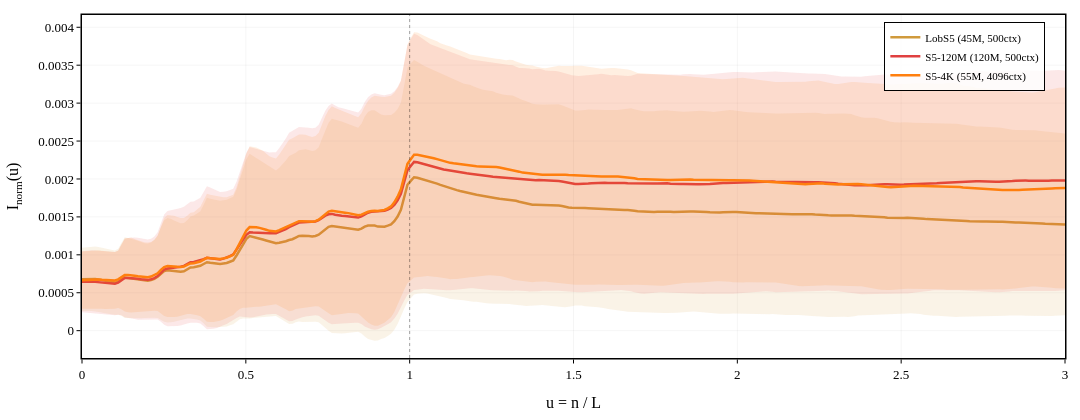

Notebook cell for this chart:
### Code cell
# -- Figure: S5 Variant Master Curves Overlay --

s5_labels = [l for l in R if l in MODEL_META]
fig = go.Figure()

u_max_s5 = []
for label in s5_labels:
    for f, c in R[label]['curves'].items():
        u_max_s5.append(c['u_grid'][-1])
U_PLOT_S5 = min(3.0, np.percentile(u_max_s5, 10)) if u_max_s5 else 3.0
u_common = np.linspace(0, U_PLOT_S5, 300)

for label in s5_labels:
    r = R[label]
    interps = []
    for f, c in r['curves'].items():
        if c['u_grid'][-1] >= U_PLOT_S5:
            interps.append(np.interp(u_common, c['u_grid'], c['combined_mean']))
    if not interps:
        continue
    avg = np.mean(interps, axis=0)
    std = np.std(interps, axis=0)
    color = SCENARIOS[label]['color']
    rc, gc_, bc = int(color[1:3],16), int(color[3:5],16), int(color[5:7],16)
    fill_rgba = f'rgba({rc},{gc_},{bc},0.12)'

    fig.add_trace(go.Scatter(
        x=np.concatenate([u_common, u_common[::-1]]),
        y=np.concatenate([avg + std, (avg - std)[::-1]]),
        fill='toself', fillcolor=fill_rgba,
        line=dict(width=0), showlegend=False))

    mm = MODEL_META[label]
    lbl = f"{label} ({mm['params']/1e6:.0f}M, {mm['context']}ctx)"
    fig.add_trace(go.Scatter(
        x=u_common, y=avg, mode='lines',
        line=dict(color=color, width=2.5), name=lbl))

fig.add_vline(x=1.0, line_dash='dot', line_color='rgba(0,0,0,0.35)', line_width=1)

pub_layout(fig, width=FULL_W, height=420, legend_pos='tr')
fig.update_xaxes(title_text='u = n / L')
fig.update_yaxes(title_text='I<sub>norm</sub>(u)')
save_fig(fig, 's5_variants_overlay_7m.png')
fig.show()

### Figure 1 — Plotly figure (JSON) as saved in the notebook; plotly's stock layout.template omitted (floating-point values rounded to 4 significant figures; data arrays with more than 128 entries replaced by an {"elided": "..."} marker saying what was removed)
{"data": [{"fill": "toself", "fillcolor": "rgba(208,154,60,0.12)", "line": {"width": 0}, "showlegend": false, "type": "scatter", "x": {"elided": "600 float values"}, "y": {"elided": "600 float values"}}, {"line": {"color": "#D09A3C", "width": 2.5}, "mode": "lines", "name": "LobS5 (45M, 500ctx)", "type": "scatter", "x": {"elided": "300 float values"}, "y": {"elided": "300 float values"}}, {"fill": "toself", "fillcolor": "rgba(224,64,64,0.12)", "line": {"width": 0}, "showlegend": false, "type": "scatter", "x": {"elided": "600 float values"}, "y": {"elided": "600 float values"}}, {"line": {"color": "#E04040", "width": 2.5}, "mode": "lines", "name": "S5-120M (120M, 500ctx)", "type": "scatter", "x": {"elided": "300 float values"}, "y": {"elided": "300 float values"}}, {"fill": "toself", "fillcolor": "rgba(255,127,14,0.12)", "line": {"width": 0}, "showlegend": false, "type": "scatter", "x": {"elided": "600 float values"}, "y": {"elided": "600 float values"}}, {"line": {"color": "#FF7F0E", "width": 2.5}, "mode": "lines", "name": "S5-4K (55M, 4096ctx)", "type": "scatter", "x": {"elided": "300 float values"}, "y": {"elided": "300 float values"}}], "layout": {"font": {"color": "black", "family": "Times New Roman, DejaVu Serif, serif", "size": 13}, "height": 420, "legend": {"bgcolor": "rgba(255,255,255,0.85)", "bordercolor": "black", "borderwidth": 1, "font": {"size": 11}, "x": 0.98, "xanchor": "right", "y": 0.98, "yanchor": "top"}, "margin": {"b": 55, "l": 60, "r": 15, "t": 15}, "shapes": [{"line": {"color": "rgba(0,0,0,0.35)", "dash": "dot", "width": 1}, "type": "line", "x0": 1, "x1": 1, "xref": "x", "y0": 0, "y1": 1, "yref": "y domain"}], "title": {}, "width": 1080, "xaxis": {"gridcolor": "rgba(0,0,0,0.08)", "gridwidth": 0.5, "linecolor": "black", "linewidth": 1.5, "mirror": true, "showgrid": true, "showline": true, "tickcolor": "black", "ticklen": 4, "ticks": "outside", "tickwidth": 1, "title": {"text": "u = n / L"}, "zeroline": false}, "yaxis": {"gridcolor": "rgba(0,0,0,0.08)", "gridwidth": 0.5, "linecolor": "black", "linewidth": 1.5, "mirror": true, "showgrid": true, "showline": true, "tickcolor": "black", "ticklen": 4, "ticks": "outside", "tickwidth": 1, "title": {"text": "I<sub>norm</sub>(u)"}, "zeroline": false}}}
